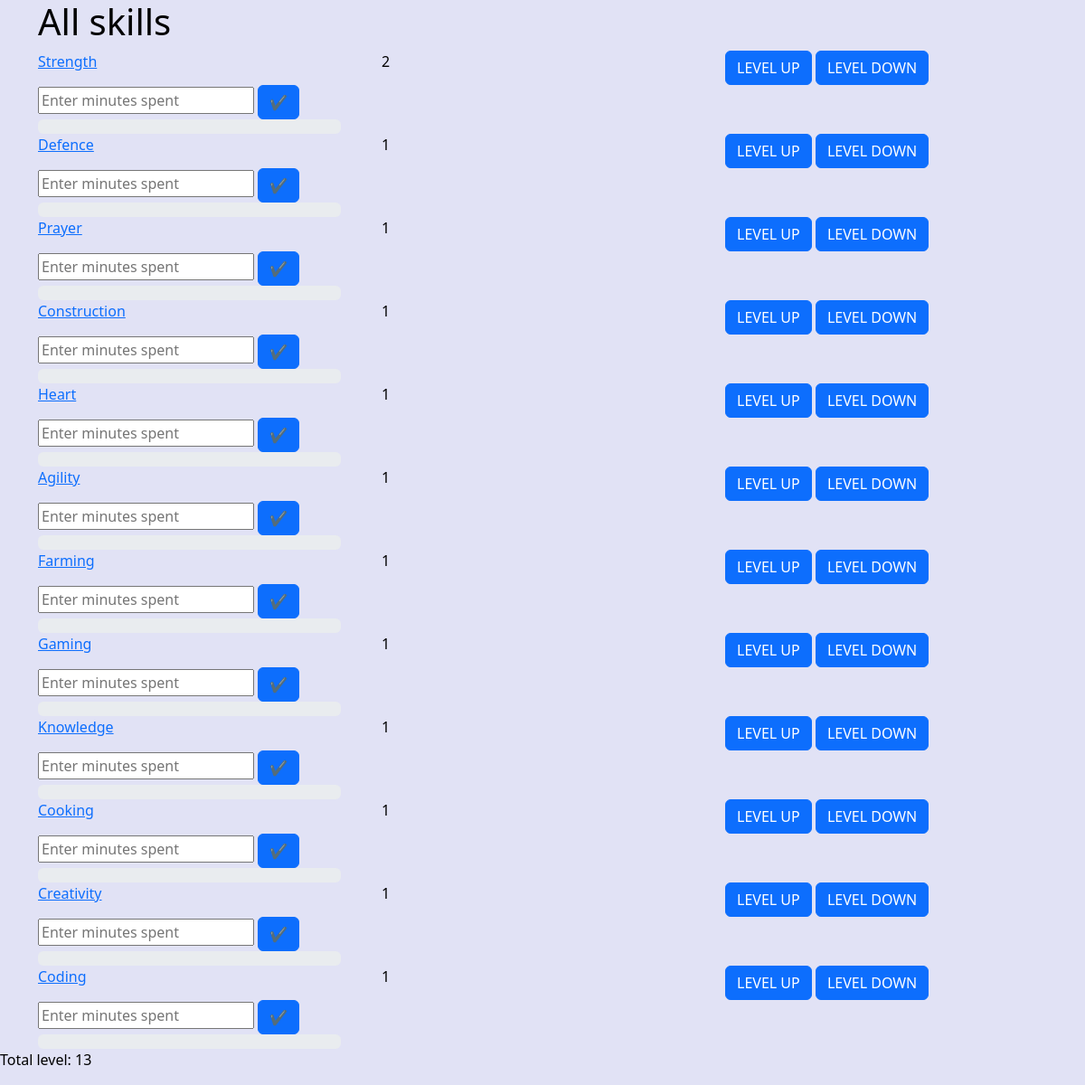
Before: / with the older database file.
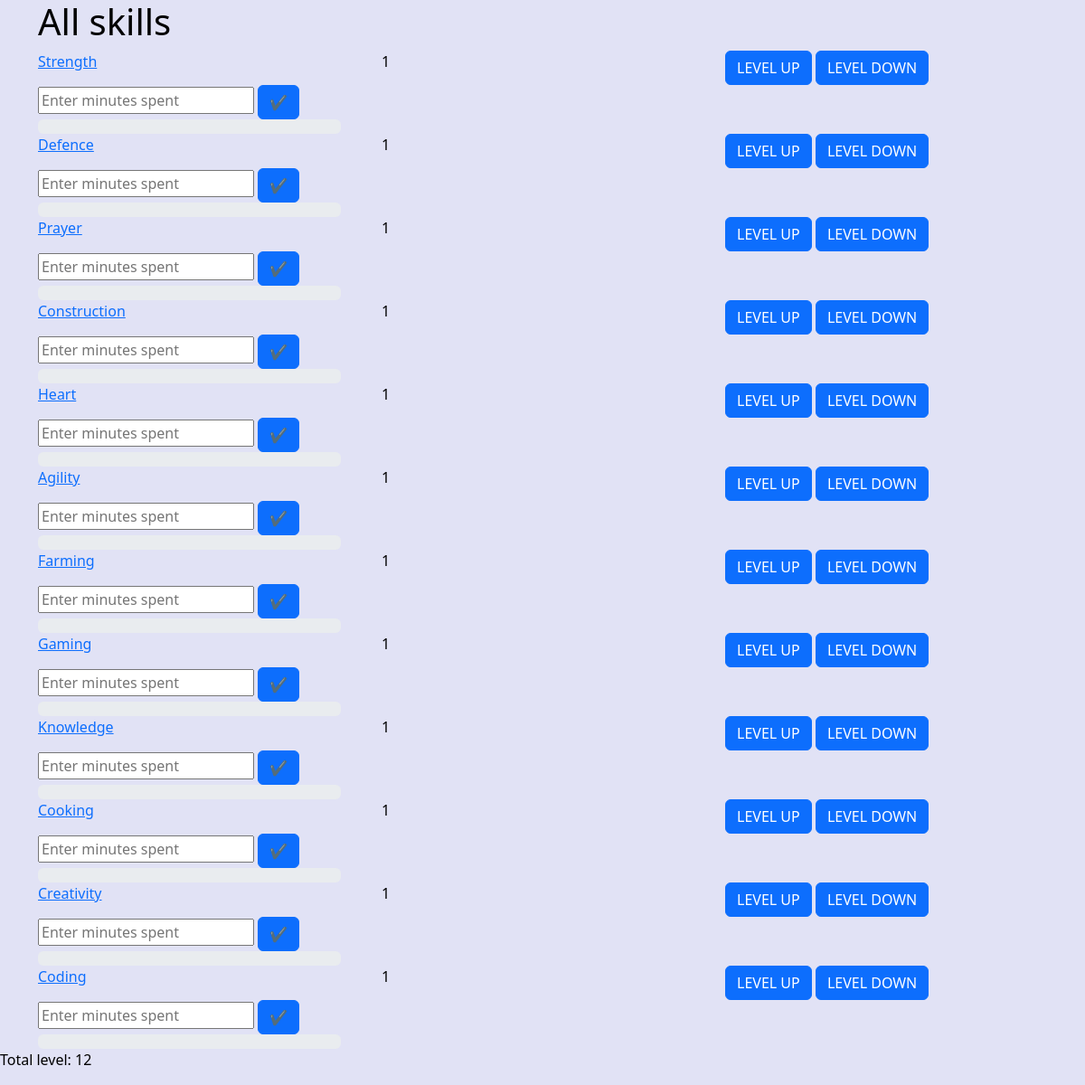
After: the same page with the newer database file.
### models/db_models.py (models this page shows)
class Skill(db.Model):
    id = db.Column(db.Integer, primary_key=True)
    name = db.Column(db.String(50), nullable=False)
    level = db.Column(db.Integer, nullable=False)
    experience = db.Column(db.Float, default=0)
    description = db.Column(db.String(500), nullable=True)
    challenges = db.relationship('Challenge', backref='skill', lazy=True)
    skill_image = db.Column(db.String(255), nullable=True)

### routes/user_routes.py (the view)
@user_bp.route('/')
def first_page():
    skills = Skill.query.all()
    for skill in skills:
        skill.required_experience = 100 * pow(1.1, skill.level-1)
        skill.required_experience = round(skill.required_experience, 2)
    return render_template("user/user_dashboard.html", skills=skills, totalLevel=sum(skill.level for skill in skills))

### templates/user/user_dashboard.html (shortened to what this page needs)
<!DOCTYPE html>
<html lang="en">
<head>
    <link rel="stylesheet" href="https://cdn.jsdelivr.net/npm/bootstrap@5.2.3/dist/css/bootstrap.min.css">
    <link rel="stylesheet" type="text/css" href="{{ url_for('static',filename='/css/user.css') }}">
</head>
<body>
    <div class="container">
        <h1>All skills</h1>
        {% if skills|length > 0 %}
            {% for skill in skills %}
            <div class="row mb-12" data-id="{{ skill.id }}">
                <div class="col-md-4">
                <a href="{{ url_for('User.show_roadmap', skill_id=skill.id) }}" class="skill-name" data-bs-placement="top" title="{{ skill.description }}">{{ skill.name }}</a>
                </div>
                <div class="col-md-4">{{ skill.level }}</div>
                <div class="col-md-4">
                    <form method="post" action="{{ url_for('User.update_skill_up') }}" style="display: inline;">
                        <button type="submit" class="btn btn-primary">LEVEL UP</button>
                    </form>
                    <form method="post" action="{{ url_for('User.update_skill_down') }}" style="display: inline;">
                        <button type="submit" class="btn btn-primary">LEVEL DOWN</button>
                    </form>
                </div>
                <form method="post" action="{{ url_for('User.update_experience_route', skill_id=skill.id) }}">
                    <input type="number" name="minutes_spent" id="minutes_spent-{{ skill.id }}" placeholder="Enter minutes spent">
                    <button type="button" id="submitButton-{{ skill.id }}" class="btn btn-primary" data-bs-toggle="modal" data-bs-target="#confirmModal-{{ skill.id }}">
                        ✔️
                    </button>
                </form>
            </div>
            <div class="progress" style="width: 30%;">
            </div>
            {% endfor %}
        {% endif %}
    </div>
   <p> Total level: {{ totalLevel }} </p>
</body>
</html>

### templates/user/user_dashboard.html (style rules this page uses)
body { background-color: #e1e2f5; color: black; }

Changed rows visible on the page:
changed Skill "Strength": level "2" → "1"
Other visible differences:
{{ totalLevel }}: "13" → "12"
